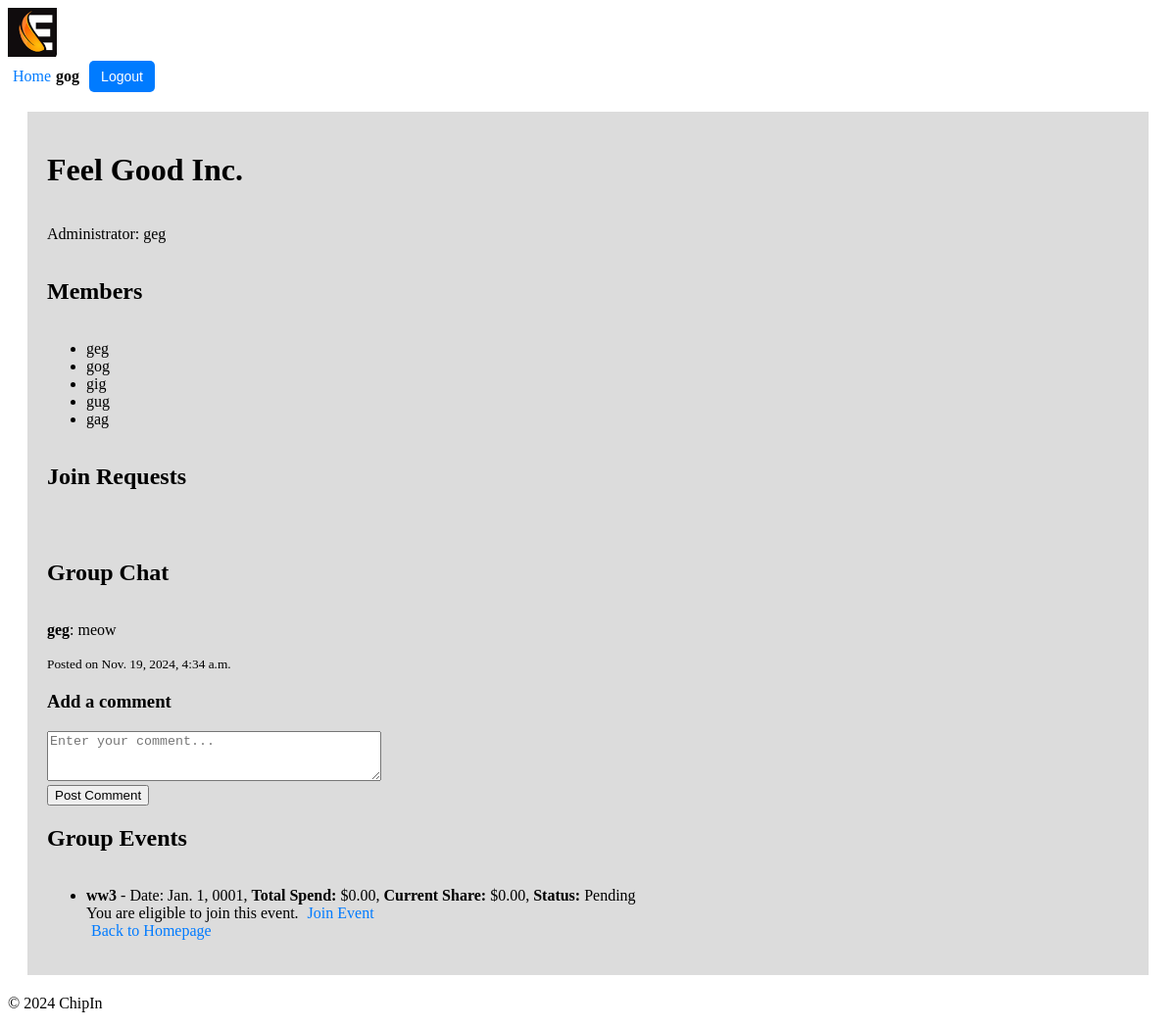
The page /chipin/group/1/ (signed in) on the database its author committed.
### users/models.py (models this page shows, shortened)
class Profile(models.Model):
    user = models.OneToOneField(User, on_delete=models.CASCADE)
    first_name = models.CharField(max_length=30)
    surname = models.CharField(max_length=30)
    nickname = models.CharField(max_length=30, unique=True, null=False, blank=False)
    max_spend = models.DecimalField(max_digits=10, decimal_places=2, default=100.00)  # Max spend for each event
    balance = models.DecimalField(max_digits=10, decimal_places=2, default=100.00)  # User's current balance

### chipin/models.py (models this page shows, shortened)
class Group(models.Model):
    name = models.CharField(max_length=100)
    admin = models.ForeignKey(User, related_name='admin_groups', on_delete=models.CASCADE)
    members = models.ManyToManyField(User, related_name='group_memberships', blank=True)
    invited_users = models.ManyToManyField(User, related_name='pending_invitations', blank=True)

class Comment(models.Model):
    user = models.ForeignKey(User, on_delete=models.CASCADE)  # User who posted the comment
    group = models.ForeignKey(Group, related_name='comments', on_delete=models.CASCADE)  # Group associated with the comment
    content = models.TextField()  # The comment content
    created_at = models.DateTimeField(auto_now_add=True)  # Timestamp when the comment was posted
    updated_at = models.DateTimeField(auto_now=True)  # Timestamp for the latest update

class Event(models.Model):
    name = models.CharField(max_length=100)
    date = models.DateField()
    total_spend = models.DecimalField(max_digits=10, decimal_places=2)
    status = models.CharField(max_length=20, default='Pending')  # Can be 'Pending' or 'Active'
    group = models.ForeignKey(Group, related_name='events', on_delete=models.CASCADE)
    members = models.ManyToManyField(User, related_name='event_memberships', blank=True)
    def calculate_share(self):
        members_count = self.group.members.count()
        if members_count == 0:
            return 0
        return self.total_spend / members_count

### chipin/views.py (the view)
# urls.py: path('group/<int:group_id>/', views.group_detail, name='group_detail'),
@login_required
def group_detail(request, group_id, edit_comment_id=None):
    group = get_object_or_404(Group, id=group_id)
    comments = group.comments.all().order_by('-created_at')  # Fetch all comments for the group
    events = group.events.all()  # Fetch all events associated with the group
    if edit_comment_id: # Fetch the comment to edit, if edit_comment_id is provided
        comment_to_edit = get_object_or_404(Comment, id=edit_comment_id)
        if comment_to_edit.user != request.user:
            return redirect('chipin:group_detail', group_id=group.id)
    else:
        comment_to_edit = None
    if request.method == 'POST':
        if comment_to_edit: # Editing an existing comment
            form = CommentForm(request.POST, instance=comment_to_edit)
        else: # Adding a new comment
            form = CommentForm(request.POST)
        if form.is_valid():
            comment = form.save(commit=False)
            comment.user = request.user
            comment.group = group
            comment.save()
            return redirect('chipin:group_detail', group_id=group.id)
    else:
        form = CommentForm(instance=comment_to_edit) if comment_to_edit else CommentForm()
    event_share_info = {}
    for event in events:
        event_share = event.calculate_share()
        user_eligible = request.user.profile.max_spend >= event_share
        user_has_joined = request.user in event.members.all()  # Check if the user has already joined the event
        event_share_info[event] = {
            'share': event_share,
            'eligible': user_eligible,
            'status': event.status,
            'joined': user_has_joined
        }
    return render(request, 'chipin/group_detail.html', {
        'group': group,
        'comments': comments,
        'form': form,
        'comment_to_edit': comment_to_edit,
        'events': events,
        'event_share_info': event_share_info,
    })

### chipin/forms.py (shortened to what this page needs)
class CommentForm(forms.ModelForm):
    class Meta:
        model = Comment
        fields = ['content']
        widgets = {
            'content': forms.Textarea(attrs={'rows': 3, 'placeholder': 'Enter your comment...'})
        }

### chipin/context_processors.py (called while the page is built)
def user_profile(request):
    if request.user.is_authenticated:
        try:
            return {'nickname': request.user.profile.nickname}
        except Profile.DoesNotExist:
            return {'nickname': request.user.username}  # Fallback to username if no profile exists
    return {}

### chipin/templates/chipin/group_detail.html (shortened to what this page needs)
{% extends 'chipin/base.html' %}
{% block content %}
    <h1>{{ group.name }}</h1>
    <p>Administrator: {{ group.admin.profile.nickname }}</p>
    <h2>Members</h2>
    <ul>
        {% for member in group.members.all %}
        <li>{{ member.profile.nickname }}</li>
        {% endfor %}
    </ul>
    {% if request.user in group.members.all %}
        <h2>Join Requests</h2>
    {% endif %}
    <h2>Group Chat</h2>
    <div class="comments-section">
        {% for comment in comments %}
            <div class="comment">
                <p><strong>{{ comment.user.profile.nickname }}</strong>: {{ comment.content }}</p>
                <small>Posted on {{ comment.created_at }}</small>
            </div>
        {% empty %}
            <p>No comments yet. Be the first to comment!</p>
        {% endfor %}
    </div>
    <h3>{% if comment_to_edit %}Edit Comment{% else %}Add a comment{% endif %}</h3>
    <form method="POST">
        <div class="form-group">
            {{ form.content }}
        </div>
        <button type="submit">{% if comment_to_edit %}Save Comment{% else %}Post Comment{% endif %}</button>
    </form>
    <h2>Group Events</h2>
    <ul>
        {% for event, info in event_share_info.items %}
            <li>
                <strong>{{ event.name }}</strong> - Date: {{ event.date }},
                <strong>Total Spend:</strong> ${{ event.total_spend }},
                <strong>Current Share:</strong> ${{ info.share }},
                <strong>Status:</strong> <span class="event-status">{{ info.status }}</span><br>
                {% if info.joined %}
                    <span class="joined">You have already joined this event.</span>
                    <a href="{% url 'chipin:leave_event' group.id event.id %}" class="btn btn-warning" onclick="return confirm('Are you sure you want to leave this event?');">Leave Event</a>
                {% else %}
                    {% if info.eligible %}
                        <span class="eligible">You are eligible to join this event.</span>
                        <a href="{% url 'chipin:join_event' group.id event.id %}" class="btn btn-success">Join Event</a>
                    {% else %}
                        <span class="waiting-room">You are in the waiting room for this event. Increase your balance or wait for more members to join.</span>
                    {% endif %}
                {% endif %}
            </li>
        {% endfor %}
        <a href="{% url 'chipin:home' %}">Back to Homepage</a>
    </ul>
{% endblock %}

### chipin/templates/chipin/base.html (shortened to what this page needs)
{% load static %}
<!DOCTYPE html>
<html lang="en">
<head>
    <link rel="stylesheet" href="{% static 'chipin/styles.css' %}">
</head>
<body>
    <header>
        <div class="logo">
            <img src="{% static 'chipin/logo_90.jpg' %}" alt="ChipIn Logo">
        </div>
        <div class="user-info">
            {% if request.user.is_authenticated %}
                <a href="{% url 'chipin:home' %}">Home</a> <span>{{ request.user.profile.nickname }}</span>
                <form action="{% url 'users:logout' %}" method="post">
                    <button type="submit">Logout</button>
                </form>
            {% else %}
                <a href="{% url 'users:login' %}">Login</a> <a href="{% url 'users:register' %}">Register</a>
            {% endif %}
        </div>
    </header>
    <main style="display: flex; justify-content: center; align-items: left; background-color: rgb(220, 220, 220); flex-direction: column; margin: 20px; padding: 20px;">
        {% block content %}
        {% endblock %}
    </main>
    <footer>
        <p>&copy; 2024 ChipIn</p>
    </footer>
</body>
</html>

### chipin/static/chipin/styles.css (style rules this page uses)
.logo img { max-height: 50px; }
.user-info { display: flex; align-items: center; font-size: 16px; }
.user-info span { margin-right: 10px; font-weight: bold; }
.user-info button { background-color: #007BFF; color: white; border: none; padding: 8px 12px; cursor: pointer; border-radius: 5px; font-size: 14px; }
button { margin-left: auto; }
a { color: #007BFF; text-decoration: none; padding: 5px }

### rows shown on the page
Group: name "Feel Good Inc.", admin.profile.nickname "geg"
Comment: user.profile.nickname "geg", content "meow", created_at "Nov. 19, 2024, 4:34 a.m."
Event: name "ww3", date "Jan. 1, 0001", total_spend "0.00", share "0.00", status "Pending"

### other values the page prints
{{ request.user.profile.nickname }} "gog"
{{ member.profile.nickname }} "geg"
{{ member.profile.nickname }} "gog"
{{ member.profile.nickname }} "gig"
{{ member.profile.nickname }} "gug"
{{ member.profile.nickname }} "gag"
